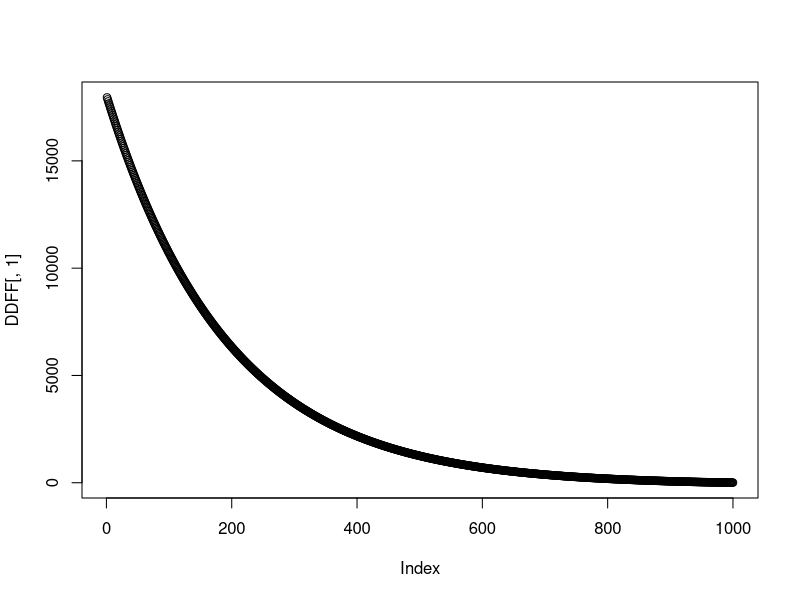

Write R code to recreate this figure.
N<-100
################(1)################
#(1)sum(1:N)
#(2)
N<-100
a<-0
for(i in 1:50){
  a<-a+(2*i-1);
}
a
####################################


###############(2)##################
#(1)factorial(N)
#(2)
N<-100
a<-1
for(i in 1:100){
  a<-a*i
}
a

####################################
##################(3)#################

Student = c(1:12) 
Grade = c(80, 95, 70,64,53,42,15,60,99,78,88,43) 
評分=c(1:12)
df = data.frame(cbind(Student, Grade, 評分)) 

for (i in 1:nrow(df)) {
  if(as.numeric(df[i,2]) < 60){
    df[i,3]<-"E"
  }
  if(as.numeric(df[i,2]) < 70 & as.numeric(df[i,2]) > 59 ){
    df[i,3]<-"D"
  }
  if(as.numeric(df[i,2]) < 80 & as.numeric(df[i,2]) > 69 ){
    df[i,3]<-"C"
  }
  if(as.numeric(df[i,2]) < 90 & as.numeric(df[i,2]) > 79 ){
    df[i,3]<-"B"
  }
  if( as.numeric(df[i,2]) > 89 ){
    df[i,3]<-"A"
  }
}

df


#######################################


S<-100
K<-100
r<-0.01
sigma<-0.3
TT<-0.3
N<-1000
deltatt<-TT/N
u<-exp(sigma*(deltatt)^(0.5))
d<-1/u
q<-(exp(r*deltatt)-d)/(u-d)


DDFF<-as.data.frame(matrix(data=0,nrow = 1000,ncol = 1000))
View(DDFF)

  for(i in seq(N,0)){
    DDFF[1,1001-i]<-max((u^i)*(d^(1000-i))*S-K,0)
}

for (j in 2:1000) {
  for(i in 1:1000){
    DDFF[j,i]<-DDFF[j-1,i]*q+DDFF[j-1,i+1]*(1-q)
  }
}



plot(DDFF[,1])
DDFF[1000,1]






#blackscholes <- function(S, K, r, TT, sigma) {
#  values <- c(2)
  
#  d1 <- (log(S/K)+(r+sigma^2/2)*TT)/(sigma*sqrt(TT))
#  d2 <- d1 - sigma * sqrt(TT)
  
#  values[1] <- S*pnorm(d1) - K*exp(-r*TT)*pnorm(d2)
#  values[2] <- K*exp(-r*TT) * pnorm(-d2) - S*pnorm(-d1)
  
#  values
#}

#blackscholes(100,100,0.01,0.3,0.3)
